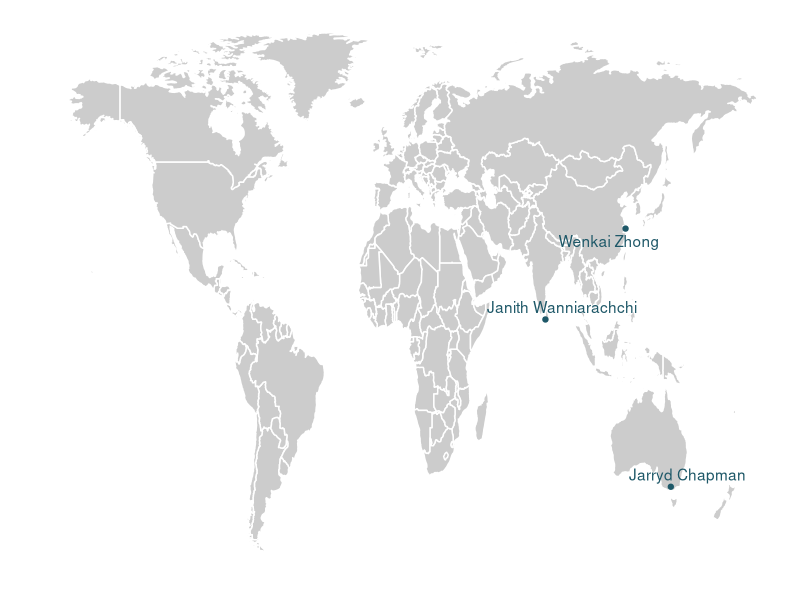

The R source for this figure:
## ---- chunk 1
#| echo: false
#| message: false
library(readr)
library(dplyr)
library(flextable)
st <- read_csv("students.csv")
st_tbl <- st |>
  select(name, year, url, from, topic, `co-advisors`) |>
  mutate(year = as.character(year)) |>
  flextable()
st_tbl <- compose(
  x = st_tbl,
  j = "name",
  value = as_paragraph(hyperlink_text(x=name, url=url, 
     props = officer::fp_text(color = "#a96469")))) |>
  delete_columns(j = "url")  
st_tbl <- width(x = st_tbl, 
                j = "topic", 
                width = 5)
st_tbl
## ---- chunk 2
#| echo: false
#| message: false
#| warning: false
#| fig-width: 10
#| fig-height: 5
#| out-width: 100%
library(ggplot2)
library(maps)
library(ggthemes)
library(ggrepel)

# Import the data with coordinates
world <- map_data("world") |>
  filter(region != "Antarctica")

# Plot the map. group = group connects the points in the correct order
ggplot() + 
  geom_polygon(data = world, aes(x = long, 
                                 y = lat, 
                                 group = group),
               fill="grey80", color="white") +
  geom_point(data=st, aes(x=lon, y=lat), 
             colour = "#1e5868") +
  geom_text_repel(data=st, aes(x=lon, y=lat, label=name), 
                  colour = "#1e5868", max.overlaps = 20) +
  theme_map() 
